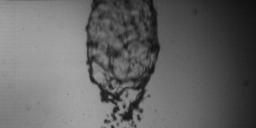
#> input picture test/2bars.jpg, 256 x 128 px
$ python test.py
#> lines starting #> are read from the running program, lines starting #| are printed output that depends on the picture; after the words box and inside, x2 and y2 are one past the last pixel; in counts of white or black regions, pixels touching at a corner belong together
### test/img_process_base.py
#! /usr/bin/env python
import sys,commands,re,os,math
from skimage import data, io
import numpy as np

class imgPTools(object):
# This class contains addition image processing functions /tools which are not
# not part of python's native image processing toolkit
  def imgSubtract(self, bg_image, test_image ):
#> called with bg_image = 'ref.jpg', test_image = '2bars.jpg'
    original = io.imread(test_image)
#> original is the input picture: shape (128, 256); min 12, max 166, mean 100.6
    background = io.imread(bg_image)
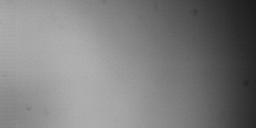
#> input picture test/ref.jpg, 256 x 128 px
#> background is the input picture: shape (128, 256); min 27, max 176, mean 126.1
#   cleanimage = original - background
    cleanimage = background - original
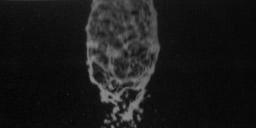
#> cleanimage: shape (128, 256); min 2, max 141, mean 25.5
    io.imsave('newimage.jpg',cleanimage)
    return cleanimage

  def imgThreshold(self, test_image, lowerBound, upperBound):
#> called with lowerBound = 36, upperBound = 255
    cleanimage = (test_image >= lowerBound) & (test_image <= upperBound)
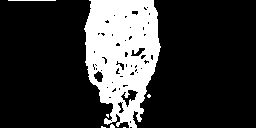
#> cleanimage: shape (128, 256) bool; 21% white; 7 white regions (5 under 20 px), largest, box (x1, y1, x2, y2) and area: (84, 0, 161, 128) 6801, (8, 0, 56, 1) 48
    convertedimage = 255 * cleanimage.view('uint8')
    io.imsave('newThreshholdimage.jpg',convertedimage)
    return convertedimage

  def imgNorm(self, image_array):
    minvalue = np.nanmin(image_array)
    maxvalue = np.nanmax(image_array)
    norm_image = (image_array - minvalue) / (maxvalue - minvalue)
    return minvalue, maxvalue, norm_image

### test/test.py
#! /usr/bin/env python
import sys,commands,re,os,math
from skimage import data, io
import numpy as np
from img_process_base import imgPTools

imaging = imgPTools()
imArray = imaging.imgSubtract('ref.jpg', '2bars.jpg')
imArray2 = imaging.imgThreshold(imArray, 36, 255)
imgtype = imArray2.dtype
cheksize = imArray.shape
#> cheksize = (128, 256)

A = np.zeros((4,4))
Bl = [[0, 1], [-2, -3]]
B = np.array(Bl)
A[:,0] = 4
C = A * 3
C[:, 3] = 5
A[:,3] = 2
tA = np.random.rand(4,4)
D, V = np.linalg.eig(B)
minT, maxT, newAr = imaging.imgNorm(tA)
newsum = np.sum(A)

E = A * C
newE = (E - 1) / 2
Esize = E.shape
print('The A array is ' + repr(A)) #print(repr(C)) #print(repr(E)) #print(repr(newE))
# [11 lines of commented-out code are left out]
print('Eigenvalues ' + repr(D))
Ds = sorted(D, reverse=True)
DsI = np.argsort(D)
print('Sorted Eigenvalues ' + repr(Ds))
print('Eigenvector ' + repr(V))
print('Sorting index for eiganvalues  is ' + repr(DsI))
DD = np.array([ 10, 99, 3, -10, 4, 6 ])
DD2 = DD * -1
DDI = np.argsort(DD2)
Ds2 = sorted(DD, reverse=True)
Ds2I = np.argsort(Ds2)
print('Un sorted array is ' + repr(DD))
print('Indices for sorted array is ' + repr(DDI))
print('Sorted array is ' + repr(Ds2))
print('Sorrted arrays indicies are ' + repr(Ds2I))

DI = np.diag(D)
print('Eigen Identity is ' + repr(DI))
DI2 = np.diag(Ds)
print('Eigen Identity is ' + repr(DI2))
E = np.zeros((10,1))
E[5] = 4
print('Empty column array is ' + repr(E))
index = np.where(E==4)
print('Index for value 5 is ' + repr(index))
goog = np.zeros((10,10))
goog[5, 5] = 10
goog[1,6 ] = 10
goog_m = np.max(goog)
goog_indices = np.where(goog == goog_m)
goog_1ind = goog_indices[0]
new_goog = goog[goog_indices]
print(' Correct indices for max value is ' + repr(goog_indices))
print(' new array is ' + repr(new_goog))
